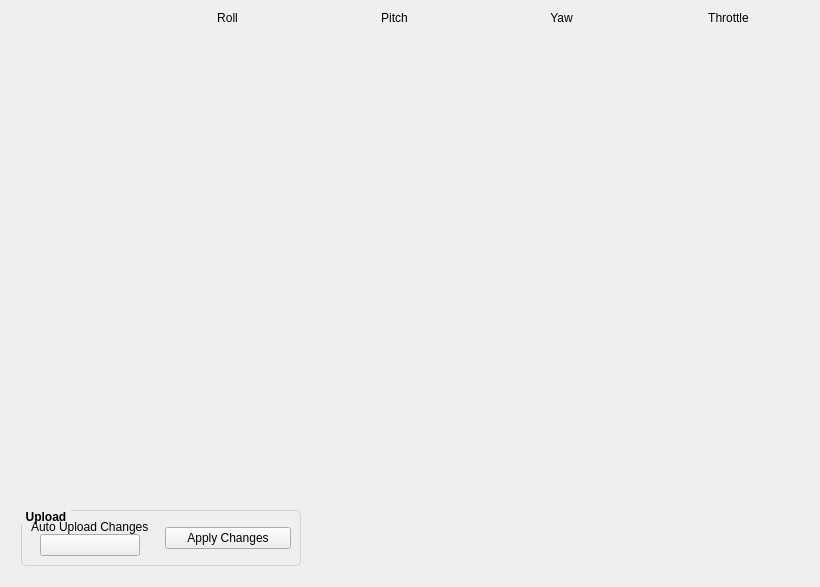
<?xml version="1.0" encoding="UTF-8"?>
<ui version="4.0">
 <class>ui_motor_mixer</class>
 <widget class="QWidget" name="ui_motor_mixer">
  <property name="geometry">
   <rect>
    <x>0</x>
    <y>0</y>
    <width>820</width>
    <height>587</height>
   </rect>
  </property>
  <property name="windowTitle">
   <string>Form</string>
  </property>
  <layout class="QHBoxLayout" name="horizontalLayout">
   <item>
    <layout class="QVBoxLayout" name="verticalLayout_8">
     <property name="leftMargin">
      <number>10</number>
     </property>
     <property name="bottomMargin">
      <number>10</number>
     </property>
     <item>
      <layout class="QHBoxLayout" name="horizontalLayout_2">
       <item>
        <widget class="QLabel" name="label_5">
         <property name="minimumSize">
          <size>
           <width>120</width>
           <height>0</height>
          </size>
         </property>
         <property name="maximumSize">
          <size>
           <width>120</width>
           <height>16777215</height>
          </size>
         </property>
         <property name="text">
          <string> </string>
         </property>
        </widget>
       </item>
       <item>
        <widget class="QLabel" name="label_2">
         <property name="text">
          <string>Roll</string>
         </property>
         <property name="alignment">
          <set>Qt::AlignCenter</set>
         </property>
        </widget>
       </item>
       <item>
        <widget class="QLabel" name="label_4">
         <property name="text">
          <string>Pitch</string>
         </property>
         <property name="alignment">
          <set>Qt::AlignCenter</set>
         </property>
        </widget>
       </item>
       <item>
        <widget class="QLabel" name="label_3">
         <property name="text">
          <string>Yaw</string>
         </property>
         <property name="alignment">
          <set>Qt::AlignCenter</set>
         </property>
        </widget>
       </item>
       <item>
        <widget class="QLabel" name="label">
         <property name="text">
          <string>Throttle</string>
         </property>
         <property name="alignment">
          <set>Qt::AlignCenter</set>
         </property>
        </widget>
       </item>
      </layout>
     </item>
     <item>
      <layout class="QVBoxLayout" name="layoutChannels"/>
     </item>
     <item>
      <spacer name="verticalSpacer">
       <property name="orientation">
        <enum>Qt::Vertical</enum>
       </property>
       <property name="sizeHint" stdset="0">
        <size>
         <width>20</width>
         <height>40</height>
        </size>
       </property>
      </spacer>
     </item>
     <item>
      <layout class="QHBoxLayout" name="horizontalLayout_4">
       <item>
        <widget class="QGroupBox" name="groupBox_3">
         <property name="minimumSize">
          <size>
           <width>280</width>
           <height>0</height>
          </size>
         </property>
         <property name="maximumSize">
          <size>
           <width>310</width>
           <height>80</height>
          </size>
         </property>
         <property name="font">
          <font>
           <weight>75</weight>
           <bold>true</bold>
          </font>
         </property>
         <property name="styleSheet">
          <string notr="true">QGroupBox { 
  border: 1px solid lightgray; 
  border-radius: 5px;
  margin-top: 1ex;
}

QGroupBox::title {
    subcontrol-origin: margin;
    subcontrol-position: top left;
    padding: 0 3px;
}</string>
         </property>
         <property name="title">
          <string>Upload</string>
         </property>
         <layout class="QHBoxLayout" name="horizontalLayout_6">
          <item>
           <layout class="QVBoxLayout" name="verticalLayout_2">
            <property name="spacing">
             <number>0</number>
            </property>
            <property name="rightMargin">
             <number>10</number>
            </property>
            <item>
             <widget class="QLabel" name="label_9">
              <property name="text">
               <string>Auto Upload Changes</string>
              </property>
             </widget>
            </item>
            <item>
             <layout class="QHBoxLayout" name="horizontalLayout_3">
              <item>
               <widget class="sliderbox" name="buttonAutoUpload">
                <property name="maximumSize">
                 <size>
                  <width>100</width>
                  <height>16777215</height>
                 </size>
                </property>
                <property name="text">
                 <string/>
                </property>
               </widget>
              </item>
             </layout>
            </item>
           </layout>
          </item>
          <item>
           <widget class="QPushButton" name="buttonApplyChanges">
            <property name="text">
             <string>Apply Changes</string>
            </property>
           </widget>
          </item>
         </layout>
        </widget>
       </item>
       <item>
        <spacer name="horizontalSpacer">
         <property name="orientation">
          <enum>Qt::Horizontal</enum>
         </property>
         <property name="sizeHint" stdset="0">
          <size>
           <width>40</width>
           <height>20</height>
          </size>
         </property>
        </spacer>
       </item>
      </layout>
     </item>
    </layout>
   </item>
  </layout>
 </widget>
 <customwidgets>
  <customwidget>
   <class>sliderbox</class>
   <extends>QPushButton</extends>
   <header>sliderbox.h</header>
  </customwidget>
 </customwidgets>
 <resources/>
 <connections/>
</ui>
